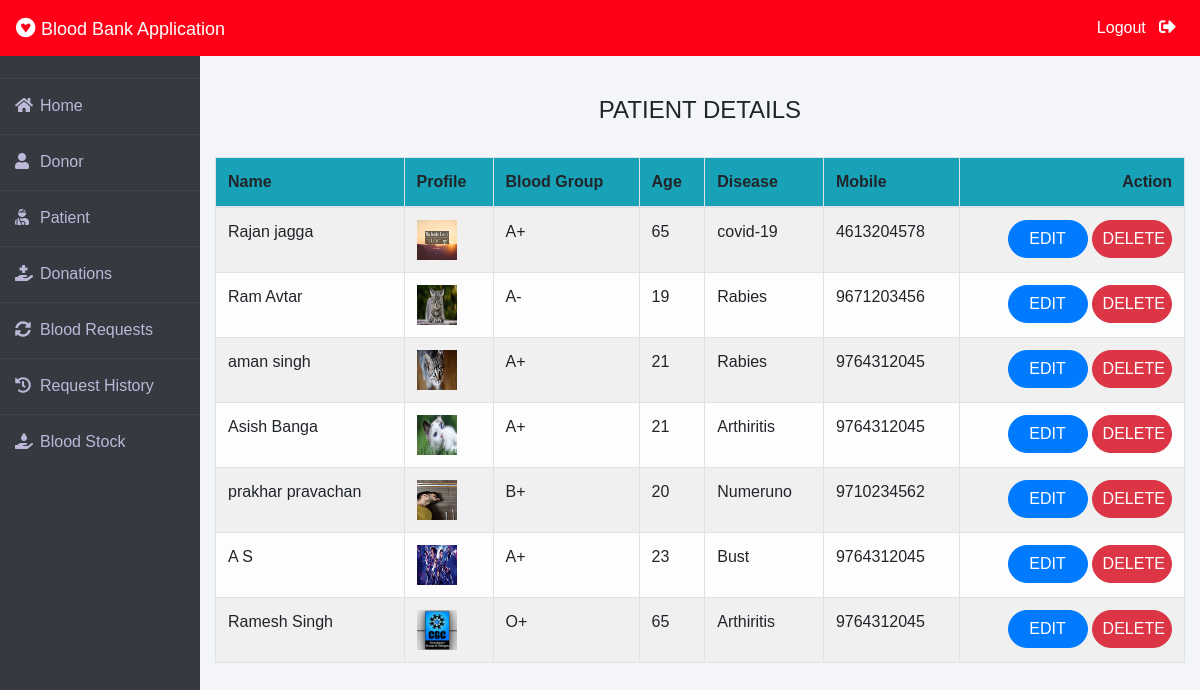
The page /admin-patient (signed in) on the database its author committed.
### patient/models.py (models this page shows, shortened)
class Patient(models.Model):
    user=models.OneToOneField(User,on_delete=models.CASCADE)
    profile_pic= models.ImageField(upload_to='profile_pic/Patient/',null=True,blank=True)
    age=models.PositiveIntegerField()
    bloodgroup=models.CharField(max_length=10)
    disease=models.CharField(max_length=100)
    doctorname=models.CharField(max_length=50)
    address = models.CharField(max_length=40)
    mobile = models.CharField(max_length=20,null=False)
    @property
    def get_name(self):
        return self.user.first_name+" "+self.user.last_name

### blood/views.py (the view)
# urls.py: path('admin-patient', views.admin_patient_view,name='admin-patient'),
@login_required(login_url='adminlogin')
def admin_patient_view(request):
    patients=pmodels.Patient.objects.all()
    return render(request,'blood/admin_patient.html',{'patients':patients})

### templates/blood/admin_patient.html
{% extends 'blood/adminbase.html' %}
{% block content %}
{% load widget_tweaks %}
{%load static%}
<br><br>
<div class="container">
    <H4 class="text-center">PATIENT DETAILS</H4><br>
    <table class="table table-light table-hover table-bordered table-striped">
        <thead class="bg-info">
            <tr>
                <th scope="col">Name</th>
                <th scope="col">Profile</th>
                <th scope="col">Blood Group</th>
                <th scope="col">Age</th>
                <th scope="col">Disease</th>
                <th scope="col">Mobile</th>
                <th class="text-right">Action</th>
            </tr>
        </thead>
        <tbody>
            {% for t in patients %}
            <tr>
                <td> {{t.get_name}}</td>
                <td> <img src="{% static t.profile_pic.url %}" alt="Profile Pic" height="40px" width="40px" /></td>
                <td>{{t.bloodgroup}}</td>
                <td>{{t.age}}</td>
                <td>{{t.disease}}</td>
                <td>{{t.mobile}}</td>
                <td class="text-right">
                    <button class="btn btn-primary badge-pill" style="width: 80px;"><a  style="text-decoration: none;color: white;" href="{% url 'update-patient' t.id  %}">EDIT</a> </button>
                    <button class="btn btn-danger badge-pill" style="width: 80px;"><a  style="text-decoration: none;color: white;" href="{% url 'delete-patient' t.id  %}">DELETE</a> </button>
                </td>
            </tr>
            {% endfor %}
        </tbody>
    </table>
</div>
{% endblock content %}

### templates/blood/adminbase.html (style rules this page uses)
* { margin: 0; padding: 0; box-sizing: border-box; list-style: none; text-decoration: none; font-family: 'Josefin Sans', sans-serif; }
body { background-color: #f3f5f9; }

### rows shown on the page
Patient: get_name "Rajan jagga", profile_pic (picture), bloodgroup "A+", age "65", disease "covid-19", mobile "4613204578"
Patient: get_name "Ram Avtar", profile_pic (picture), bloodgroup "A-", age "19", disease "Rabies", mobile "9671203456"
Patient: get_name "aman singh", profile_pic (picture), bloodgroup "A+", age "21", disease "Rabies", mobile "9764312045"
Patient: get_name "Asish Banga", profile_pic (picture), bloodgroup "A+", age "21", disease "Arthiritis", mobile "9764312045"
Patient: get_name "prakhar pravachan", profile_pic (picture), bloodgroup "B+", age "20", disease "Numeruno", mobile "9710234562"
Patient: get_name "A S", profile_pic (picture), bloodgroup "A+", age "23", disease "Bust", mobile "9764312045"
Patient: get_name "Ramesh Singh", profile_pic (picture), bloodgroup "O+", age "65", disease "Arthiritis", mobile "9764312045"
